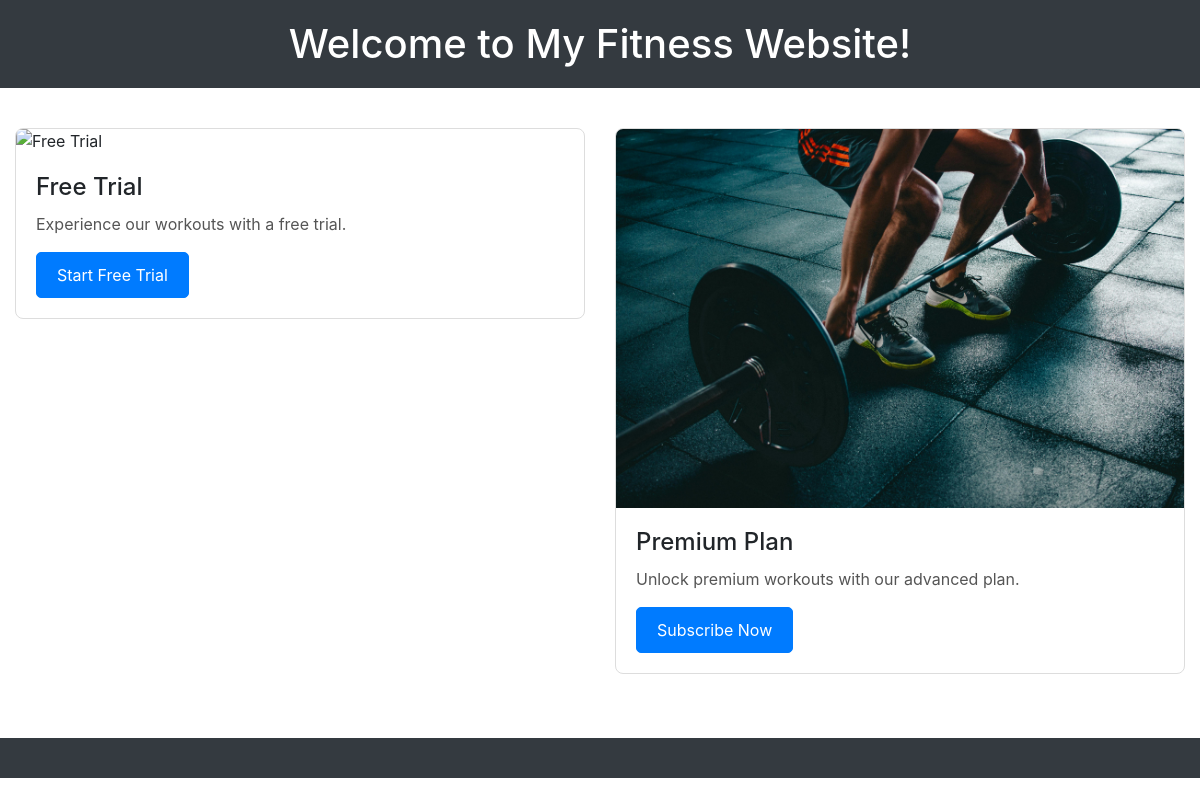
The page / on the database its author committed.
### fitness/models.py (models this page shows, shortened)
class WorkoutPlan(models.Model):
    title = models.CharField(max_length=255)
    description = models.TextField()
    price = models.DecimalField(max_digits=6, decimal_places=2)

### fitness/views.py (the view)
# urls.py: 2. Add a URL to urlpatterns:  path('', views.home, name='home')
def home(request):
    free_trial_plan = WorkoutPlan.objects.get(title='Free Trial')
    premium_plan = WorkoutPlan.objects.get(title='Premium Plan')
    return render(request, 'fitness/home.html', {'free_trial_plan': free_trial_plan, 'premium_plan': premium_plan})

### fitness/templates/fitness/home.html (shortened to what this page needs)
<!DOCTYPE html>
<html lang="en">
  <head>
    {% load static %}
    <link
      rel="stylesheet"
      href="https://stackpath.bootstrapcdn.com/bootstrap/4.5.2/css/bootstrap.min.css"
    />
    <link
      rel="stylesheet"
      type="text/css"
      href="{% static 'fitness/styles.css' %}"
    />
  </head>
  <body>
    <header>
      <h1>Welcome to My Fitness Website!</h1>
    </header>
    <main>
      <div class="container">
        <div class="row">
          <div class="col-md-6 mb-4">
            <div class="card">
              <img
                src="{% static 'images/freetrail.jpg' %}"
                class="card-img-top"
                alt="Free Trial"
              />
              <div class="card-body">
                <h5 class="card-title">{{ free_trial_plan.title }}</h5>
                <p class="card-text">{{ free_trial_plan.description }}</p>
                <a
                  href="{% url 'subscribe' plan_id=free_trial_plan.id %}"
                  class="btn btn-primary"
                  >Start Free Trial</a
                >
              </div>
            </div>
          </div>
          <div class="col-md-6 mb-4">
            <div class="card">
              <img
                src="{% static 'images/subscribe.jpg' %}"
                class="card-img-top"
                alt="Subscribe Now"
              />
              <div class="card-body">
                <h5 class="card-title">{{ premium_plan.title }}</h5>
                <p class="card-text">{{ premium_plan.description }}</p>
                <a
                  href="{% url 'subscribe' plan_id=premium_plan.id %}"
                  class="btn btn-primary"
                  >Subscribe Now</a
                >
              </div>
            </div>
          </div>
        </div>
      </div>
    </main>
    <footer>
    </footer>
  </body>
</html>

### fitness/static/styles.css (style rules this page uses)
header { background-color: #343a40; color: #ffffff; padding: 20px; text-align: center; }
header h1 { margin: 0; }
main { padding: 40px 0; }
.container { max-width: 1200px; margin: 0 auto; }
.card { border: 1px solid #ddd; border-radius: 8px; overflow: hidden; transition: box-shadow 0.3s; }
.card img { max-width: 100%; height: auto; }
.card-body { padding: 20px; }
.card-title { font-size: 1.5rem; margin-bottom: 10px; }
.card-text { color: #555; }
.btn-primary { background-color: #007bff; color: #fff; text-decoration: none; padding: 10px 20px; display: inline-block; border-radius: 5px; transition: background-color 0.3s; }
footer { background-color: #343a40; color: #ffffff; padding: 20px 0; text-align: center; }

### rows shown on the page
WorkoutPlan: title "Free Trial", description "Experience our workouts with a free trial."
WorkoutPlan: title "Premium Plan", description "Unlock premium workouts with our advanced plan."
